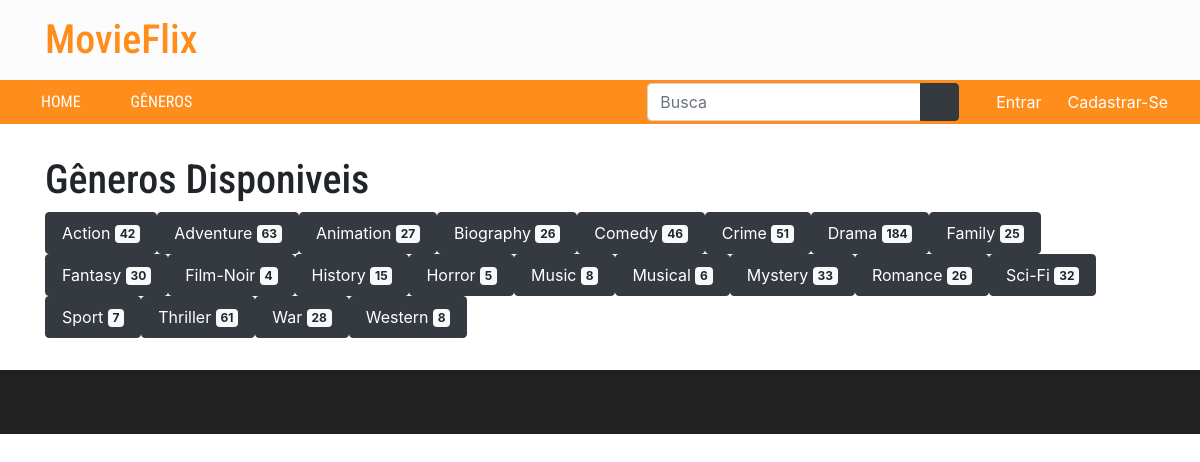
/index.php?sec=generos, run on the app's committed database.
### tables this page shows
CREATE TABLE `generos` (
  `id` int(10) UNSIGNED NOT NULL,
  `titulo` varchar(30) NOT NULL
);

### pages/generos.php (the view)
<?php
$sql = "SELECT G.id, G.titulo, COUNT(*) AS qtd
 		FROM generos AS G, filmes_generos FG
		WHERE G.id = FG.genero_id
		GROUP BY FG.genero_id
		ORDER BY titulo";
$sel = $con->query($sql);
?>
<h1>Gêneros Disponiveis</h1>
<ul class="nav filme-tags">
	<?php while ( $genero = $sel->fetch_assoc() ) : ?>
		<li class="nav-item">
			<a class="nav-link btn btn-dark" href="index.php?sec=busca&assunto=genero&id=<?php echo $genero['id']; ?>">
				<?php echo $genero['titulo'];?>
				<span class="badge badge-light"><?php echo $genero['qtd']
				; ?></span>
			</a>
		</li>
	<?php endwhile; ?>
</ul>

### index.php (shortened to what this page needs)
<!DOCTYPE html>
<html>
<head>
	<link rel="stylesheet" href="bootstrap/css/bootstrap.min.css">
	<link rel="stylesheet" href="fontawesome/css/all.css">
	<link rel="stylesheet" href="css/style.css">
</head>
<body>
	<header class="container-fluid site-header">
		<div class="container">
			<h1>MovieFlix</h1>
		</div>
	</header>
	<nav class="navbar navbar-expand-md bg-light navbar-light sticky-top">
		<div class="collapse navbar-collapse" id="menu">
			<ul class="navbar-nav">
				<li class="nav-item">
					<a class="nav-link" href="index.php">Home</a>
				</li>
				<li class="nav-item">
					<a class="nav-link" href="index.php?sec=generos">Gêneros</a>
				</li>
			</ul>
		</div>
		<form class="form-inline" action="index.php" method="get">
			<div class="input-group">
				<input type="text" name="palavra" class="form-control" placeholder="Busca">
				<div class="input-group-append">
					<button class="btn btn-dark" type="submit">
						<i class="fas fa-search"></i>
					</button>
				</div>
			</div>
		</form>
		<div class="nav-user">
			<?php
			if (isset($_SESSION['logado']) && $_SESSION['logado']) : ?>
				<i class="fas fa-user"></i>&nbsp;
				<?php echo $_SESSION['user']['usuario']; ?> |
				<a href="index.php?sec=cadastrar">
					<i class="fas fa-user-plus"></i>&nbsp;
					Cadastro |
				</a>
				<a href="logout.php">Sair</a>
			<?php else : ?>
				<a href="index.php?sec=login">
					<i class="fas fa-user"></i>&nbsp;
					Entrar
				</a>
				<a href="index.php?sec=cadastrar">
					<i class="fas fa-user-plus"></i>&nbsp;
					Cadastrar-Se
				</a>
			<?php endif; ?>
		</div>
	</nav>
	<section class="container-fluid site-main">
		<div class="container">
			<?php
			if (isset($_GET['sec'])) {
				$secoes = ['filme', 'generos', 'busca', 'login', 'cadastrar', 'cadastro_filme'];
				$sec = $_GET['sec'];
				if (in_array($sec, $secoes)) {
					include("pages/" . $sec . ".php");
				} else {
					include("pages/principal.php");
				}
			} else {
				include('./pages/principal.php');
			}
			?>
		</div>
	</section>
	<footer class="container-fluid site-footer">
	</footer>
</body>
</html>

### css/style.css (style rules this page uses)
h1 { font-family: 'Roboto Condensed', Helvetica, Arial; }
.site-header { background-color: #FCFCFC; padding-top: 1em; padding-bottom: 1em; }
.site-header h1 { font-family: 'Roboto Condensed', Helvetica, Arial; color: #FF8D1B; margin: 0; }
.navbar { background-color: #FF8D1B !important; padding: 0 1rem; margin: 0; }
.navbar-light .navbar-nav a.nav-link { font-family: 'Roboto Condensed', Helvetica, Arial; color: #FFF; text-transform: uppercase; padding: 10px 25px; margin: 0; }
.nav-user { margin: 0 1em ; color:#fff; }
.nav-user a { color:#fff; }
.site-main { padding-top: 2em; padding-bottom: 2em; }
.site-footer { background-color: #212121; color: #F5F5F5; padding-top: 2em; padding-bottom: 2em; }
ul.filme-tags li { margin: 0.5; }

### data on the page
generos: titulo "Action", qtd "42"
generos: titulo "Adventure", qtd "63"
generos: titulo "Animation", qtd "27"
generos: titulo "Biography", qtd "26"
generos: titulo "Comedy", qtd "46"
generos: titulo "Crime", qtd "51"
generos: titulo "Drama", qtd "184"
generos: titulo "Family", qtd "25"
generos: titulo "Fantasy", qtd "30"
generos: titulo "Film-Noir", qtd "4"
generos: titulo "History", qtd "15"
generos: titulo "Horror", qtd "5"
generos: titulo "Music", qtd "8"
generos: titulo "Musical", qtd "6"
generos: titulo "Mystery", qtd "33"
generos: titulo "Romance", qtd "26"
generos: titulo "Sci-Fi", qtd "32"
generos: titulo "Sport", qtd "7"
generos: titulo "Thriller", qtd "61"
generos: titulo "War", qtd "28"
generos: titulo "Western", qtd "8"
